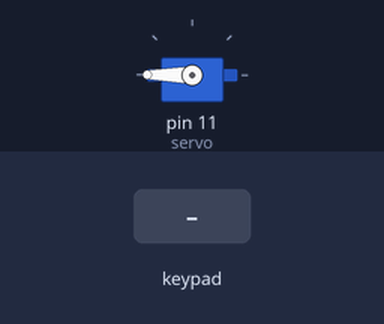
Bench run of a sketch on a simulated Arduino Uno, built with avr-gcc and run on an emulated ATmega328P. On the bench: servo. Inputs (shaded band) come from the test bench.

Above: at 2.7 s.
2.8 s: keypad keys 1 3 7 9 2 6 A pressed 0.4 s apart
At 5.63 s:
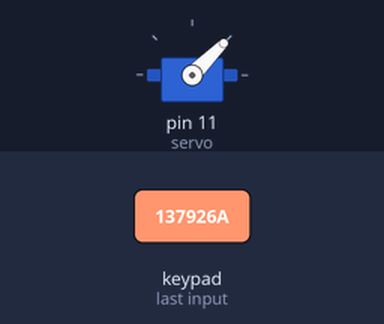
At 6.4 s:
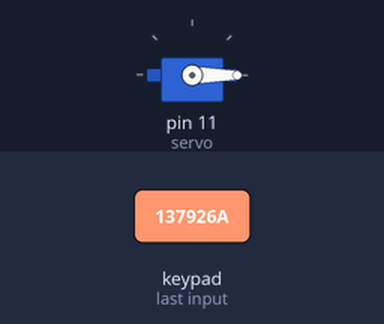
7.2 s: key '#' pressed
At 7.64 s:
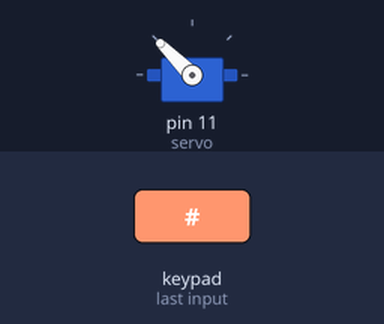
Timing chart, 0 to 10.2 s (numbered marks = the images above; inputs shaded):
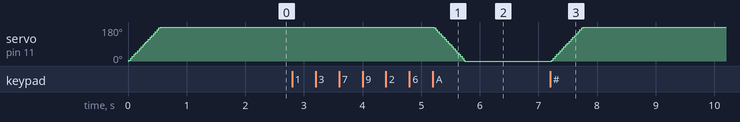

Measured:
- after the input at 2.8 s, servo on pin 11 (servo): moves from 180° to 0° over 0.53 s, starting after 2.4 s
- after the input at 7.2 s, servo on pin 11 (servo): moves from 0° to 180° over 0.54 s, starting at once

The sketch:

Door_lock_project.ino
```cpp
 #include <Keypad.h> // the library for the 4x4 keypad
#include <Servo.h> // the library to control the servo motor
#include <EEPROM.h>

Servo servo;

#define Password_Length 8 // the length of the password, if the password is 4 digits long set this to 5
int Position = 0; // position of the servo
char Particular[Password_Length]; // the password length
char Specific[Password_Length] = "137926A"; // the password which is called specific in the code, change this to anything you want with the numbers 0-9 an dthe letters A-D
byte Particular_Count = 0, Specific_Count = 0; // counts the amount of digits and and checks to see if the password is correct
char Key;
const byte ROWS = 4; // the amount of rows on the keypad
const byte COLS = 4; // the amount of columns on the keypad
char keys[ROWS][COLS] = { // sets the rowns and columns
  // sets the keypad digits
  {'1','2','3','A'},
  {'4','5','6','B'},
  {'7','8','9','C'},
  {'*','0','#','D'}
};
bool SmartDoor = true; // the servo
// the pins to plug the keypad into
byte rowPins[ROWS] = {9, 8, 7, 6};
byte colPins[COLS] = {5, 4, 3, 2};
Keypad myKeypad( makeKeymap(keys), rowPins, colPins, ROWS, COLS); // gets the data from the keypad

// locked charcater
byte Locked[8] = {
  B01110,
  B10001,
  B10001,
  B11111,
  B11011,
  B11011,
  B11011,
  B11111
};
// open character
byte Opened[8] = {
  B01110,
  B00001,
  B00001,
  B11111,
  B11011,
  B11011,
  B11011,
  B11111
};
void setup()
{
  servo.attach(11); // attaches the servo to pin 0
  ServoClose(); // closes the servo when you say this function

  delay(1000); // waits 4 seconds

}

void loop()
{
  if (SmartDoor == 0) // opens the smart door
  {
    Key = myKeypad.getKey(); // the word key = myKeypad which gets the value

    if (Key == '#') // when the '#' key is pressed

    {
      ServoClose(); // closes the servo motor
      delay(2000); // waits 3 seconds
      SmartDoor = 1; // closes the door
    }
  }

  else Open(); // keeps the door open
}

void clearData() // clears the data
{
  while (Particular_Count != 0) // counts the digits pressed
  {
    Particular[Particular_Count--] = 0; // counts how many digits
  }
  return; // returns the data
}

void ServoOpen() // opens the servo
{
  for (Position = 180; Position >= 0; Position -= 5) { // moves from 0 to 180 degrees
    servo.write(Position); // moves to the postion
    delay(15); // waits 15 milliseconds
  }
}

void ServoClose() // closes the servo
{
  for (Position = 0; Position <= 180; Position += 5) { // moves from position 0 to 180 degrees
    servo.write(Position); // moves to the position
    delay(15); // waits 15 milliseconds
  }
}

void Open() // function declarations
{

  Key = myKeypad.getKey(); // gets the keys you press from the keypad
  if (Key)
  {
    Particular[Particular_Count] = Key;

    Particular_Count++; // counts the length of the password
  }

  if (Particular_Count == Password_Length - 1) // gets the length of the password
  {
    if (!strcmp(Particular, Specific)) // counts the length and checks to see if the password is correct
    {
      ServoOpen(); // moves the servo 180 degrees
      SmartDoor = 0;
    }
    else {

      SmartDoor = 1; // closes the smart door
    }
    clearData(); // clears the data
  }
}
```
